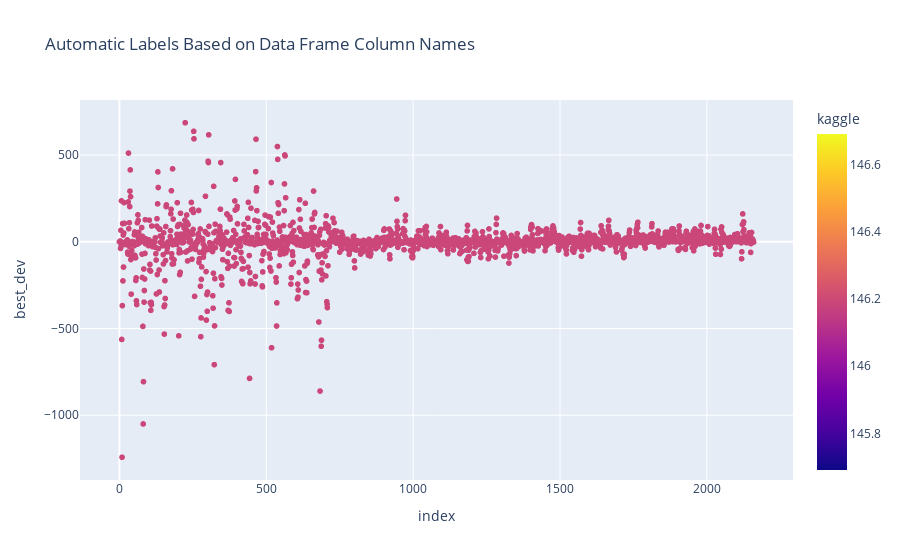

Notebook code for this chart:
### Code cell
fig = px.scatter(ret[ret.kaggle == 146.191341].reset_index(), x="index", y="best_dev", color="kaggle",
                title="Automatic Labels Based on Data Frame Column Names")
fig.show()

### Figure 1 — Plotly figure (JSON) as saved in the notebook; plotly's stock layout.template omitted (floating-point values rounded to 4 significant figures; data arrays with more than 128 entries replaced by an {"elided": "..."} marker saying what was removed)
{"data": [{"hovertemplate": "index=%{x}<br>best_dev=%{y}<br>kaggle=%{marker.color}<extra></extra>", "legendgroup": "", "marker": {"color": {"elided": "2160 float values"}, "coloraxis": "coloraxis", "symbol": "circle"}, "mode": "markers", "name": "", "showlegend": false, "type": "scattergl", "x": {"elided": "2160 int values"}, "xaxis": "x", "y": {"elided": "2160 float values"}, "yaxis": "y"}], "layout": {"coloraxis": {"colorbar": {"title": {"text": "kaggle"}}, "colorscale": [[0, "#0d0887"], [0.1111, "#46039f"], [0.2222, "#7201a8"], [0.3333, "#9c179e"], [0.4444, "#bd3786"], [0.5556, "#d8576b"], [0.6667, "#ed7953"], [0.7778, "#fb9f3a"], [0.8889, "#fdca26"], [1, "#f0f921"]]}, "legend": {"tracegroupgap": 0}, "title": {"text": "Automatic Labels Based on Data Frame Column Names"}, "xaxis": {"anchor": "y", "domain": [0, 1], "title": {"text": "index"}}, "yaxis": {"anchor": "x", "domain": [0, 1], "title": {"text": "best_dev"}}}}
